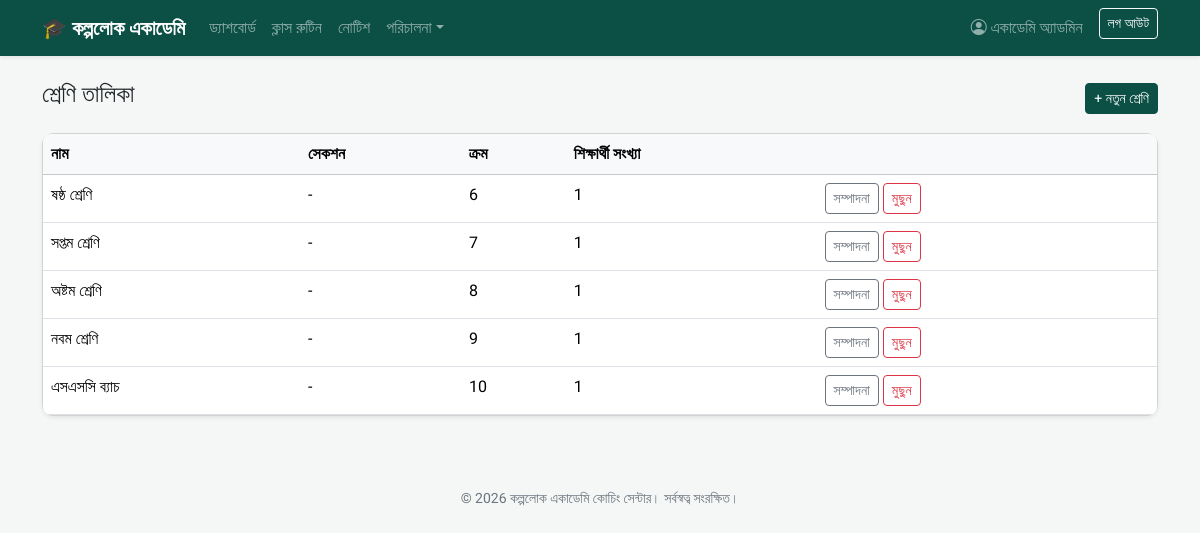
Page /classes/ (signed in) on the committed database.
### accounts/models.py (models this page shows, shortened)
class User(AbstractUser):
    class Role(models.TextChoices):
        ADMIN = "ADMIN", "Admin"
        TEACHER = "TEACHER", "Teacher"
        STUDENT = "STUDENT", "Student"
    role = models.CharField(max_length=10, choices=Role.choices, default=Role.STUDENT)
    phone = models.CharField(max_length=20, blank=True)
    photo = models.ImageField(upload_to="profiles/", blank=True, null=True)
    address = models.CharField(max_length=255, blank=True)
    def is_admin_role(self):
        return self.role == self.Role.ADMIN or self.is_superuser
    def is_teacher_role(self):
        return self.role == self.Role.TEACHER
    def is_student_role(self):
        return self.role == self.Role.STUDENT

### academy/models.py (models this page shows, shortened)
class SchoolClass(models.Model):
    name = models.CharField(max_length=100, unique=True, help_text="যেমনঃ ষষ্ঠ শ্রেণি, SSC ব্যাচ")
    section = models.CharField(max_length=50, blank=True)
    order = models.PositiveIntegerField(default=0, help_text="তালিকায় ক্রম নির্ধারণের জন্য")
    class Meta:
        ordering = ["order", "name"]

### accounts/decorators.py (the view)
        @login_required
        def wrapped(request, *args, **kwargs):
            if not role_check(request.user):
                raise PermissionDenied("এই পাতাটি দেখার অনুমতি আপনার নেই।")
            return view_func(request, *args, **kwargs)

### academy/views.py (called while the page is built)
@admin_required
def class_list(request):
    classes = SchoolClass.objects.all()
    return render(request, "academy/class_list.html", {"classes": classes})

### templates/academy/class_list.html (shortened to what this page needs)
{% extends "base.html" %}
{% block content %}
<div class="d-flex justify-content-between align-items-center mb-3">
    <h4>শ্রেণি তালিকা</h4>
    <a href="{% url 'class_add' %}" class="btn btn-brand btn-sm">+ নতুন শ্রেণি</a>
</div>
<div class="card shadow-sm">
    <div class="table-responsive">
        <table class="table table-hover mb-0">
            <thead class="table-light"><tr><th>নাম</th><th>সেকশন</th><th>ক্রম</th><th>শিক্ষার্থী সংখ্যা</th><th></th></tr></thead>
            <tbody>
            {% for c in classes %}
                <tr>
                    <td>{{ c.name }}</td>
                    <td>{{ c.section|default:"-" }}</td>
                    <td>{{ c.order }}</td>
                    <td>{{ c.students.count }}</td>
                    <td>
                        <a href="{% url 'class_edit' c.pk %}" class="btn btn-sm btn-outline-secondary">সম্পাদনা</a>
                        <a href="{% url 'class_delete' c.pk %}" class="btn btn-sm btn-outline-danger">মুছুন</a>
                    </td>
                </tr>
            {% empty %}
                <tr><td colspan="5" class="text-center text-muted py-4">কোনো শ্রেণি নেই।</td></tr>
            {% endfor %}
            </tbody>
        </table>
    </div>
</div>
{% endblock %}

### templates/base.html (shortened to what this page needs)
{% load static %}
<!DOCTYPE html>
<html lang="bn">
<head>
    <link href="https://cdn.jsdelivr.net/npm/bootstrap@5.3.3/dist/css/bootstrap.min.css" rel="stylesheet">
    <link href="https://cdn.jsdelivr.net/npm/bootstrap-icons@1.11.3/font/bootstrap-icons.css" rel="stylesheet">
</head>
<body>
<nav class="navbar navbar-expand-lg navbar-dark brand-green mb-4 shadow-sm">
    <div class="container">
        <a class="navbar-brand" href="{% url 'home' %}">🎓 কল্পলোক একাডেমি</a>
        <div class="collapse navbar-collapse" id="navMenu">
            <ul class="navbar-nav me-auto mb-2 mb-lg-0">
                {% if user.is_authenticated %}
                    <li class="nav-item"><a class="nav-link" href="{% url 'dashboard' %}">ড্যাশবোর্ড</a></li>
                    <li class="nav-item"><a class="nav-link" href="{% url 'routine_list' %}">ক্লাস রুটিন</a></li>
                    <li class="nav-item"><a class="nav-link" href="{% url 'notice_list' %}">নোটিশ</a></li>
                    {% if user.is_admin_role %}
                        <li class="nav-item dropdown">
                            <a class="nav-link dropdown-toggle" href="#" data-bs-toggle="dropdown">পরিচালনা</a>
                        </li>
                    {% endif %}
                {% endif %}
            </ul>
            <ul class="navbar-nav">
                {% if user.is_authenticated %}
                    <li class="nav-item"><a class="nav-link" href="{% url 'profile' %}"><i class="bi bi-person-circle"></i> {{ user.get_full_name|default:user.username }}</a></li>
                    <li class="nav-item">
                        <form method="post" action="{% url 'logout' %}" class="d-inline">
                            <button class="btn btn-outline-light btn-sm ms-2" type="submit">লগ আউট</button>
                        </form>
                    </li>
                {% else %}
                    <li class="nav-item"><a class="nav-link" href="{% url 'login' %}">লগইন</a></li>
                {% endif %}
            </ul>
        </div>
    </div>
</nav>
<div class="container mb-5">
    {% block content %}{% endblock %}
</div>
<footer class="text-center py-4 small">
    &copy; {% now "Y" %} কল্পলোক একাডেমি কোচিং সেন্টার। সর্বস্বত্ব সংরক্ষিত।
</footer>
</body>
</html>

### templates/base.html (style rules this page uses)
body { font-family: 'Hind Siliguri', sans-serif; background-color: #f4f7f6; }
.navbar-brand { font-weight: 700; }
.brand-green { background-color: #0b4f45 !important; }
.btn-brand { background-color: #0b4f45; border-color: #0b4f45; color: #fff; }
.card { border-radius: 0.75rem; }
.table-responsive { border-radius: 0.5rem; overflow-x: auto; -webkit-overflow-scrolling: touch; }
.table-responsive table { margin-bottom: 0; }
footer { color: #6c757d; }

### rows in the picture
User: get_full_name "একাডেমি অ্যাডমিন"
SchoolClass: name "ষষ্ঠ শ্রেণি", section "-", order "6", students.count "1"
SchoolClass: name "সপ্তম শ্রেণি", section "-", order "7", students.count "1"
SchoolClass: name "অষ্টম শ্রেণি", section "-", order "8", students.count "1"
SchoolClass: name "নবম শ্রেণি", section "-", order "9", students.count "1"
SchoolClass: name "এসএসসি ব্যাচ", section "-", order "10", students.count "1"
